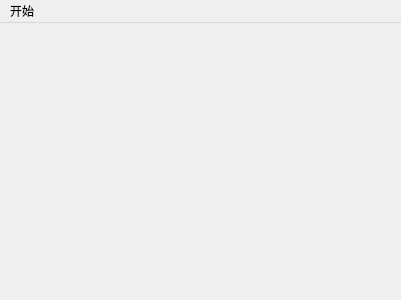
<?xml version="1.0" encoding="UTF-8"?>
<ui version="4.0">
 <class>MainScene</class>
 <widget class="QMainWindow" name="MainScene">
  <property name="geometry">
   <rect>
    <x>0</x>
    <y>0</y>
    <width>401</width>
    <height>300</height>
   </rect>
  </property>
  <property name="windowTitle">
   <string>MainScene</string>
  </property>
  <widget class="QWidget" name="centralWidget"/>
  <widget class="QMenuBar" name="menuBar">
   <property name="geometry">
    <rect>
     <x>0</x>
     <y>0</y>
     <width>401</width>
     <height>26</height>
    </rect>
   </property>
   <widget class="QMenu" name="menu">
    <property name="title">
     <string>开始</string>
    </property>
    <addaction name="actionquit"/>
   </widget>
   <addaction name="menu"/>
  </widget>
  <action name="actionquit">
   <property name="text">
    <string>退出</string>
   </property>
  </action>
 </widget>
 <layoutdefault spacing="6" margin="11"/>
 <resources/>
 <connections/>
</ui>
